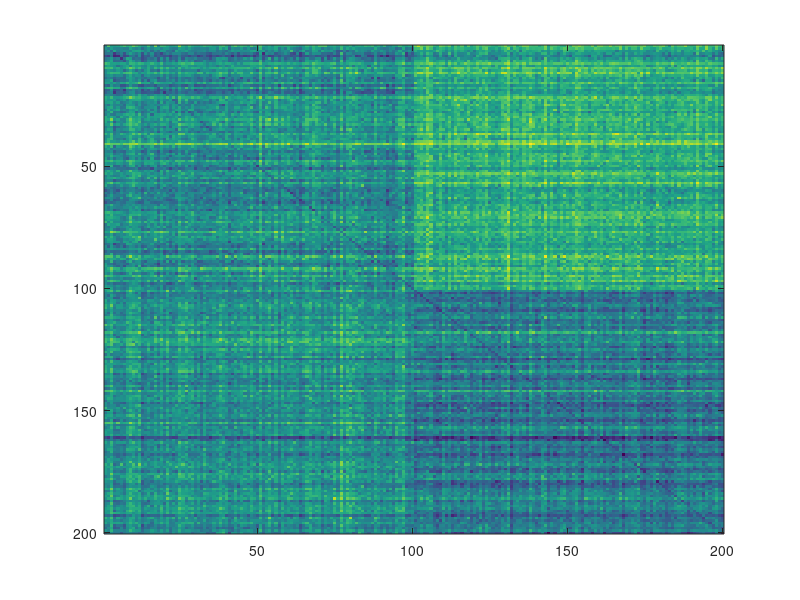

This figure's MATLAB source: (Note: this script raises an error after producing the figure.)
close all
clear; 
clc;
seed = 1234; % You can choose any integer value
rng(seed);
addpath(genpath(pwd));
num_components = 10;

% Define parameters
numItems = 200; % Number of items 
num_itemFeatures = 40;
numContextFeatures = 40; % Number of features unique to the context
num_globalFeatures = 40;
num_Features = num_itemFeatures + numContextFeatures +num_globalFeatures; % Total dimensionality of the multivariate pattern
item_scaling = 0.2;
context_scaling = 2;
context_fidelity = 1;
global_scaling = 1.5;
unique_noise_scaling = 0.7;%0.1;%0.05;
covariance_regularization = 0.005;
projection_scaling = 3.5;

% Generate multivariate context patterns for context 1
A = randn(numContextFeatures/2);
[U,~] = eig((A+A')/2);
covMatA = U*diag(abs(rand(numContextFeatures/2,1)))*U';
mu_A_context = context_scaling.*rand(numContextFeatures/2,1);
% Generate multivariate context patterns for context 2
A = randn(numContextFeatures/2);
[U,~] = eig((A+A')/2);
covMatB = U*diag(abs(rand(numContextFeatures/2,1)))*U';
mu_B_context = context_scaling.*rand(numContextFeatures/2,1);

% sample and concatenate two context vectors
pattern_context_A = cat(2, zeros(numItems/2 , ...
    numContextFeatures/2), mvnrnd(mu_A_context, ...
    covMatA./context_fidelity, numItems/2));
pattern_context_B = cat(2, mvnrnd(mu_B_context, ...
    covMatB./context_fidelity, numItems/2), ...
    zeros(numItems/2 , ...
    numContextFeatures/2));

% Generate multivariate context patterns for global
A = randn(num_globalFeatures);
[U,~] = eig((A+A')/2);
covMatC = U*diag(abs(rand(num_globalFeatures,1)))*U';
mu_global = global_scaling.*rand(num_globalFeatures,1);
pattern_global =  mvnrnd(mu_global, ...
    covMatC, numItems)';

% generate item patterns: 
itemsX = item_scaling.*rand(num_itemFeatures, numItems);



A = randn(num_itemFeatures);
[U,~] = eig((A+A')/2);
Mi = U.*projection_scaling + eye(num_itemFeatures);
% now project all items on the distortion direction.
itemsY = Mi*itemsX ;

A = randn(numContextFeatures);
[U,~] = eig((A+A')/2);
Mc1 = U.*projection_scaling + eye(numContextFeatures);
% now project all items on the distortion direction.
Mc1(:, 1:numContextFeatures/2)= 0;

patternY_context_A = pattern_context_A *Mc1;

A = randn(numContextFeatures);
[U,~] = eig((A+A')/2);
Mc2 = U.*projection_scaling + eye(numContextFeatures);
Mc2(:, numContextFeatures/2+1:end)= 0;
% now project all items on the distortion direction.
patternY_context_B = pattern_context_B *Mc2;


A = randn(num_globalFeatures);
[U,~] = eig((A+A')/2);
Mg = U.*projection_scaling + eye(num_globalFeatures);
% now project all items on the distortion direction.
pattern_global_Y = Mg* pattern_global;



pattern_context = cat(1, pattern_context_A, pattern_context_B)';
pattern_contextY = cat(1, patternY_context_A, patternY_context_B)';


% bring everything together
itemsXinContext = cat(1, itemsX, pattern_context, pattern_global);
itemsYinContext = cat(1, itemsY, pattern_contextY, pattern_global_Y);

% add some noise
itemsXinContext_n = itemsXinContext + ...
    unique_noise_scaling.*rand(size(itemsXinContext));
itemsYinContext_n = itemsYinContext + ...
    unique_noise_scaling.*rand(size(itemsYinContext));

% Calculate the item-by-item correlation matrix
C_items = corr(itemsXinContext_n, itemsYinContext_n);

% Visualize the correlation matrix with labeled axes
figure;
imagesc(1-C_items);
clim([0 1.5]);
colormap(parula(256));
colorbar; % Add a color bar to indicate correlation values
axis on; % Turn on the axis
title('(1 - Correlation) - Multivariate dissimilarity matrix');
% Label the axes
xticks([numItems/4, 3*numItems/4]);
xticklabels({'Class A (context 2)', 'Class B  (context 2)'});
yticks([numItems/4, 3*numItems/4]);
yticklabels({'Class A  (context 1)', 'Class B (context 1)'});

% computing averages
D = 1-C_items;

% Calculate averages
diag_vals = diag(D);
off_diag_vals = D(~eye(size(D)));
top_left_vals = D(1:numItems/2, 1:numItems/2);
top_right_vals = D(numItems/2+1:end, 1:numItems/2);
bottom_right_vals = D(numItems/2+1:end, numItems/2+1:end);
bottom_left_vals = D(1:numItems/2, numItems/2+1:end);

% remove local diagonals
top_left_vals_od = top_left_vals(~eye(size(top_left_vals)));
bottom_right_vals_od = bottom_right_vals(~eye(size(bottom_right_vals)));

class_vals = cat(1, top_left_vals_od, bottom_right_vals_od);
baseline_vals = cat(1, bottom_left_vals, top_right_vals);

% %% PLOTTING Rain Clouds
% Create raincloud plots
figure;
hold on;
h1 = raincloud_plot(diag_vals(:), 'box_on', 1, 'color', hex2rgb('#F35B04'), 'alpha', 0.5, 'box_dodge', 1, 'box_dodge_amount', 0.1, 'dot_dodge_amount', 0.1, 'box_col_match', 0);
h2 = raincloud_plot(class_vals(:), 'box_on', 1, 'color', hex2rgb('#F7B801'), 'alpha', 0.5, 'box_dodge', 1, 'box_dodge_amount', 0.3, 'dot_dodge_amount', 0.3, 'box_col_match', 0);
h3 = raincloud_plot(baseline_vals(:), 'box_on', 1, 'color', hex2rgb('#3D348B'), 'alpha', 0.5, 'box_dodge', 1, 'box_dodge_amount', 0.5, 'dot_dodge_amount', 0.5, 'box_col_match', 0);
% h4 = raincloud_plot(D(:), 'box_on', 1, 'color', hex2rgb('#7678ED'), 'alpha', 0.5, 'box_dodge', 1, 'box_dodge_amount', 0.7, 'dot_dodge_amount', 0.7, 'box_col_match', 0);
xlim([0 2]);
% Set the legend
legend([h1{1}, h2{1}, h3{1}], {'Item', 'Class', 'Baseline'}, ...
       'FontName', 'Helvetica', 'FontSize', 16, 'Box', 'off', 'Location', 'northwest');

% Customize the plot
% ylim([-3 6]);
xlabel('Multivariate distance (1-correlation)', 'FontName', 'Helvetica', 'FontSize', 16);
set(gca, 'YColor', 'none');
set(gca, 'FontName', 'Helvetica', 'FontSize', 16);

disp(['p-class: ' num2str(numel(find(baseline_vals < mean(class_vals)))/numel(find(baseline_vals))) ])

disp(['p-item: ' num2str(numel(find(class_vals < mean(diag_vals)))/numel(find(class_vals))) ])
%% maximize on item similarity

% Feature-by-feature Cxy computations
Cxy =  (itemsXinContext_n*itemsYinContext_n')./numItems;

% Cxx and Cyy computations
Cxx = cov(itemsXinContext_n');
Cyy = cov(itemsYinContext_n');

itemsX_contextA = itemsXinContext_n(:,1:numItems/2);
itemsX_contextB = itemsXinContext_n(:,numItems/2+1:end);

itemsY_contextA = itemsYinContext_n(:,1:numItems/2);
itemsY_contextB = itemsYinContext_n(:,numItems/2+1:end);
% 
% Dxy = zeros(size(Cxy));
% 
% for item_idx1 = 1: numItems/2
%         Dxy = Dxy + repmat(itemsX_contextA(:, item_idx1), [1, numItems/2-1])*...
%             itemsY_contextA(:, [1:item_idx1-1,item_idx1+1:numItems/2])';
% end
% 
% for item_idx1 = 1: numItems/2
%         Dxy = Dxy + repmat(itemsX_contextB(:, item_idx1), [1, numItems/2-1])*...
%             itemsY_contextB(:, [1:item_idx1-1,item_idx1+1:numItems/2])';
% end
% Dxy = Dxy./((numItems/2-1)*(numItems/2-1));
% 
% % use parCCA
% itemsXctxFree = [];
% itemsYctxFree = [];
% for ff = 1 : num_components
%     [w_x, w_y, lbd3i] = compute_weights(Cxx, Cyy, Cxy, Dxy, ff, covariance_regularization);
%     itemsXctxFree = cat(1, itemsXctxFree, real(w_x'*itemsXinContext_n));
%     itemsYctxFree =  cat(1,itemsYctxFree, real(itemsYinContext_n' * w_y)');
% 
% end

%


Dxy = zeros(size(Cxy));

for item_idx1 = 1: numItems/2
        Dxy = Dxy + repmat(itemsX_contextA(:, item_idx1), [1, numItems/2-1])*...
            itemsY_contextA(:, [1:item_idx1-1,item_idx1+1:numItems/2])';
        % new: average patterns is better than average of correlations!
        % Dxy = Dxy + itemsX_contextA(:, item_idx1)*...
        %     mean(itemsY_contextA(:, [1:item_idx1-1,item_idx1+1:numItems/2])');
      
end

for item_idx1 = 1: numItems/2
        Dxy = Dxy + repmat(itemsX_contextB(:, item_idx1), [1, numItems/2-1])*...
            itemsY_contextB(:, [1:item_idx1-1,item_idx1+1:numItems/2])';
         % Dxy = Dxy + itemsX_contextB(:, item_idx1)*...
         %    mean(itemsY_contextB(:, [1:item_idx1-1,item_idx1+1:numItems/2])');
end
Dxy = Dxy./((numItems/2-1)*(numItems/2-1));
% Dxy = Dxy./numItems;
% use parCCA
itemsXctxFree = [];
itemsYctxFree = [];
for ff = 1 : num_components
    [w_x, w_y, lbd3i] = compute_weights(Cxx, Cyy, Cxy, Dxy, ff, covariance_regularization);
    itemsXctxFree = cat(1, itemsXctxFree, real(w_x'*itemsXinContext_n));
    itemsYctxFree =  cat(1,itemsYctxFree, real(itemsYinContext_n' * w_y)');

end
%



C_items = corr((itemsXctxFree), (itemsYctxFree));
D = 1-C_items;

% Visualize the correlation matrix with labeled axes
figure;
subplot(211)
subplot(211)
imagesc((D)); colorbar;
% Label the axes
xticks([numItems/4, 3*numItems/4]);
xticklabels({'Class A (context 2)', 'Class B  (context 2)'});
yticks([numItems/4, 3*numItems/4]);
yticklabels({'Class A  (context 1)', 'Class B (context 1)'});

caxis([0 1.5]);
subplot(212)
plot(zscore(itemsXctxFree(1,:)))
hold on;
plot(zscore(itemsYctxFree(1,:)))
% plotting averages 
% Calculate averages
diag_vals = diag(D);
off_diag_vals = D(~eye(size(D)));
top_left_vals = D(1:numItems/2, 1:numItems/2);
top_right_vals = D(numItems/2+1:end, 1:numItems/2);
bottom_right_vals = D(numItems/2+1:end, numItems/2+1:end);
bottom_left_vals = D(1:numItems/2, numItems/2+1:end);
ylim([-5 5]);


% Get the size of the figure
fig_position = get(gcf, 'Position');
set(gcf, 'Position', [fig_position(1), fig_position(2), 350, 550]);

% remove local diagonals
top_left_vals_od = top_left_vals(~eye(size(top_left_vals)));
bottom_right_vals_od = bottom_right_vals(~eye(size(bottom_right_vals)));

class_vals = cat(1, top_left_vals_od, bottom_right_vals_od);
baseline_vals = cat(1, bottom_left_vals, top_right_vals);

% PLOTTING Rain Clouds
% Create raincloud plots
figure;
hold on;
subplot(211);
h1 = raincloud_plot(diag_vals(:), 'box_on', 1, 'color', hex2rgb('#F35B04'), 'alpha', 0.5, 'box_dodge', 1, 'box_dodge_amount', 0.1, 'dot_dodge_amount', 0.1, 'box_col_match', 0);
h2 = raincloud_plot(class_vals(:), 'box_on', 1, 'color', hex2rgb('#F7B801'), 'alpha', 0.5, 'box_dodge', 1, 'box_dodge_amount', 0.3, 'dot_dodge_amount', 0.3, 'box_col_match', 0);
h3 = raincloud_plot(baseline_vals(:), 'box_on', 1, 'color', hex2rgb('#3D348B'), 'alpha', 0.5, 'box_dodge', 1, 'box_dodge_amount', 0.5, 'dot_dodge_amount', 0.5, 'box_col_match', 0);

xlim([-0.02 0.2])
subplot(212);
% Set the legend
legend([h1{1}], {'Item'}, ...
       'FontName', 'Helvetica', 'FontSize', 16, 'Box', 'off', 'Location', 'northeast');
xlabel('Distance', 'FontName', 'Helvetica', 'FontSize', 16);
set(gca, 'YColor', 'none');

% xlim([-0.0005 0.002]);
%
subplot(212);
yyaxis left
h1 = raincloud_plot(diag_vals(:), 'box_on', 1, 'color', hex2rgb('#F35B04'), 'alpha', 0.5, 'box_dodge', 1, 'box_dodge_amount', 0.1, 'dot_dodge_amount', 0.1, 'box_col_match', 0);
yyaxis right
h2 = raincloud_plot(class_vals(:), 'box_on', 1, 'color', hex2rgb('#F7B801'), 'alpha', 0.5, 'box_dodge', 1, 'box_dodge_amount', 0.3, 'dot_dodge_amount', 0.3, 'box_col_match', 0);
h3 = raincloud_plot(baseline_vals(:), 'box_on', 1, 'color', hex2rgb('#3D348B'), 'alpha', 0.5, 'box_dodge', 1, 'box_dodge_amount', 0.5, 'dot_dodge_amount', 0.5, 'box_col_match', 0);
% h4 = raincloud_plot(D(:), 'box_on', 1, 'color', hex2rgb('#7678ED'), 'alpha', 0.5, 'box_dodge', 1, 'box_dodge_amount', 0.7, 'dot_dodge_amount', 0.7, 'box_col_match', 0);

% Set the legend
legend([h1{1}, h2{1}, h3{1}], {'Item', 'Class', 'Baseline'}, ...
       'FontName', 'Helvetica', 'FontSize', 16, 'Box', 'off', 'Location', 'northeast');

% Customize the plot
% ylim([-3 6]);
xlabel('Distance', 'FontName', 'Helvetica', 'FontSize', 16);
set(gca, 'YColor', 'none');
set(gca, 'FontName', 'Helvetica', 'FontSize', 16);

% set(gca, 'XTickLabel', get(gca, 'XTickLabel'), 'FontName', 'Helvetica', 'FontSize', 16);
% xlim([-1 3])

% p-value calculation

disp(['p-class: ' num2str(numel(find(baseline_vals < mean(class_vals)))/numel(find(baseline_vals))) ])

disp(['p-item: ' num2str(numel(find(class_vals < mean(diag_vals)))/numel(find(class_vals))) ])
%% now maximize on context similarity


% 
% Cxy = zeros(size(Cxy));
% 
% for item_idx1 = 1: numItems/2
%         Cxy = Cxy + repmat(itemsX_contextA(:, item_idx1), [1, numItems/2-1])*...
%             itemsY_contextA(:, [1:item_idx1-1,item_idx1+1:numItems/2])';
% end
% 
% for item_idx1 = 1: numItems/2
%         Cxy = Cxy + repmat(itemsX_contextB(:, item_idx1), [1, numItems/2-1])*...
%             itemsY_contextB(:, [1:item_idx1-1,item_idx1+1:numItems/2])';
% end
% Cxy = Cxy./((numItems/2-1)*(numItems/2-1));
% 

Cxy = ((mean(itemsX_contextA,2)*mean(itemsY_contextA,2)')...
    + (mean(itemsX_contextB,2)*mean(itemsY_contextB,2)'))./2

% Dxy = zeros(size(Cxy));
% 
% for item_idx1 = 1: numItems/2
%         Dxy = Dxy + repmat(itemsX_contextA(:, item_idx1), [1, numItems/2])*...
%             itemsY_contextB';
% end
% 
% for item_idx1 = 1: numItems/2
%          Dxy = Dxy + repmat(itemsX_contextB(:, item_idx1), [1, numItems/2])*...
%             itemsY_contextA';
% end
% Dxy = Dxy./((numItems/2)*(numItems/2));

Dxy = ((mean(itemsX_contextA,2)*mean(itemsY_contextB,2)')...
    + (mean(itemsX_contextB,2)*mean(itemsY_contextA,2)'))./2;

% % use parCCA
itemsXctxMax = [];
itemsYctxMax = [];
for ff = 1 : num_components
    [w_x, w_y, lbd3i] = compute_weights(Cxx, Cyy, Cxy, Dxy, ff, covariance_regularization);
    itemsXctxMax = cat(1, itemsXctxMax, real(w_x'*itemsXinContext_n));
    itemsYctxMax =  cat(1,itemsYctxMax, real(itemsYinContext_n' * w_y)');

end


%

% C_items = corr((itemsXctxMax-mean(itemsXctxMax,1)), (itemsYctxMax-mean(itemsYctxMax,1)));
C_items = corr((itemsXctxMax), (itemsYctxMax));

D = 1-C_items;


%
figure;
subplot(211)
imagesc((D));
caxis([0 1.5]);
colorbar;
subplot(212)
plot(zscore(itemsXctxMax(1,:)))
hold on;
plot(zscore(itemsYctxMax(1,:)));
ylim([-3 3]);
% Get the size of the figure
fig_position = get(gcf, 'Position');
set(gcf, 'Position', [fig_position(1), fig_position(2), 350, 550]);
%
figure;
diag_vals = diag(D);
off_diag_vals = D(~eye(size(D)));
top_left_vals = D(1:numItems/2, 1:numItems/2);
top_right_vals = D(numItems/2+1:end, 1:numItems/2);
bottom_right_vals = D(numItems/2+1:end, numItems/2+1:end);
bottom_left_vals = D(1:numItems/2, numItems/2+1:end);

% remove local diagonals
top_left_vals_od = top_left_vals(~eye(size(top_left_vals)));
bottom_right_vals_od = bottom_right_vals(~eye(size(bottom_right_vals)));

class_vals = cat(1, top_left_vals_od, bottom_right_vals_od);
baseline_vals = cat(1, bottom_left_vals, top_right_vals);
%
% Visualize the correlation matrix with labeled axes

h1 = raincloud_plot(diag_vals(:), 'box_on', 1, 'color', hex2rgb('#F35B04'), 'alpha', 0.5, 'box_dodge', 1, 'box_dodge_amount', 0.1, 'dot_dodge_amount', 0.1, 'box_col_match', 0);
yyaxis right
h2 = raincloud_plot(class_vals(:), 'box_on', 1, 'color', hex2rgb('#F7B801'), 'alpha', 0.5, 'box_dodge', 1, 'box_dodge_amount', 0.3, 'dot_dodge_amount', 0.3, 'box_col_match', 0);
h3 = raincloud_plot(baseline_vals(:), 'box_on', 1, 'color', hex2rgb('#3D348B'), 'alpha', 0.5, 'box_dodge', 1, 'box_dodge_amount', 0.5, 'dot_dodge_amount', 0.5, 'box_col_match', 0);
% h4 = raincloud_plot(D(:), 'box_on', 1, 'color', hex2rgb('#7678ED'), 'alpha', 0.5, 'box_dodge', 1, 'box_dodge_amount', 0.7, 'dot_dodge_amount', 0.7, 'box_col_match', 0);

% Set the legend
legend([h1{1}, h2{1}, h3{1}], {'Item', 'Class', 'Baseline'}, ...
       'FontName', 'Helvetica', 'FontSize', 16, 'Box', 'off', 'Location', 'northeast');

xlabel('Distance', 'FontName', 'Helvetica', 'FontSize', 16);
set(gca, 'YColor', 'none');
% set(gca, 'XTickLabel', get(gca, 'XTickLabel'), 'FontName', 'Helvetica', 'FontSize', 16);
% xlim([-1 3])
disp(['p-class: ' num2str(numel(find(baseline_vals < mean(class_vals)))/numel(find(baseline_vals))) ])

disp(['p-item: ' num2str(numel(find(class_vals < mean(diag_vals)))/numel(find(class_vals))) ])